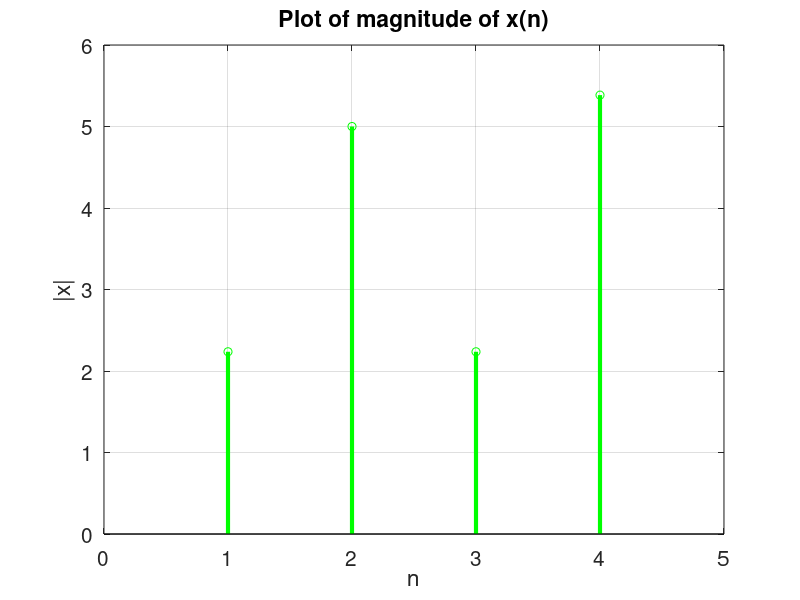
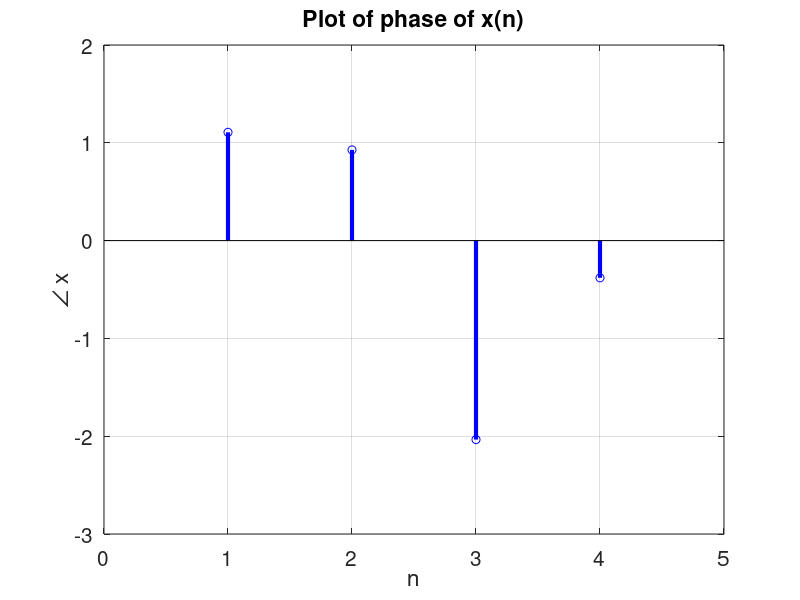

Reproduce these figures in MATLAB, in order. (Note: this script raises an error after producing the figures.)
% Discrete Time Signal Processing Lab 3
% Discrete Fourier  Transform
% MATLAB version R2018a
% Date : 09-02-2021

clc;
clear;
close all;

x = [1+2j,3+4j,-1-2j,5-2j];
N = length(x);

% Plotting the input signal
stem(abs(x),'g','LineWidth',3);
ax = gca();
title('Plot of magnitude of x(n)','FontSize',15);
xlabel('n','FontSize',15);
ylabel('|x|','FontSize',15);
set(ax,'xlim',[0 N+1],'fontsize',15);
grid on;
figure();

stem(angle(x),'b','LineWidth',3);
ax = gca();
title('Plot of phase of x(n)','FontSize',15);
xlabel('n','FontSize',15);
ylabel('\angle x','FontSize',15);
set(ax,'xlim',[0 N+1],'fontsize',15);
grid on;
figure();

% Calculating the DFT of the input signal
X = DFT(x,N);
disp('DFT of input signal : ');
disp(X);

% Plotting the DFT of input signal
stem(abs(X),'r','LineWidth',3);
ax = gca();
title('Plot of magnitude of X(k)','FontSize',15);
xlabel('n','FontSize',15);
ylabel('|X|','FontSize',15);
set(ax,'xlim',[0 N+1],'fontsize',15);
grid on;
figure();

stem(angle(X),'b','LineWidth',3);
ax = gca();
title('Plot of phase of X(k)','FontSize',15);
xlabel('n','FontSize',15);
ylabel('\angle X','FontSize',15);
set(ax,'xlim',[0 N+1],'fontsize',15);
grid on;
figure();

% Calculating the IDFT of the spectrum
x_ = IDFT(X,N);
disp('Retrieved signal after IDFT : ');
disp(x_);

% Adding zeros at alternate indices and calculating DFT
x_alt = reshape([x; zeros(size(x))],[],1);
X = DFT(x_alt,length(x_alt));
disp('DFT of x with alternate zeros : ');
disp(X);

% Plotting the DFT of input signal
stem(abs(X),'r','LineWidth',3);
ax = gca();
title('Plot of magnitude of X(k) with alternate zeros','FontSize',15);
xlabel('n','FontSize',15);
ylabel('|X|','FontSize',15);
set(ax,'xlim',[0 length(X)+1],'fontsize',15);
grid on;
figure();

stem(angle(X),'b','LineWidth',3);
ax = gca();
title('Plot of phase of X(k) with alternate zeros','FontSize',15);
xlabel('n','FontSize',15);
ylabel('\angle X','FontSize',15);
set(ax,'xlim',[0 length(X)+1],'fontsize',15);
grid on;
figure();

% Appending zeros to the input signal and calculating DFT
zeros_n = 4;
x_ = [x, zeros(1,zeros_n)];
X = DFT(x_,length(x_));
disp('DFT of x with zeros appended at the end : ');
disp(X);

% Plotting the DFT of input signal
stem(abs(X),'r','LineWidth',3);
ax = gca();
title('Plot of magnitude of X(k) with zeros appended','FontSize',15);
xlabel('n','FontSize',15);
ylabel('|X|','FontSize',15);
set(ax,'xlim',[0 length(X)+1],'fontsize',15);
grid on;
figure();

stem(angle(X),'b','LineWidth',3);
ax = gca();
title('Plot of phase of X(k) with zeros appended','FontSize',15);
xlabel('n','FontSize',15);
ylabel('\angle X','FontSize',15);
set(ax,'xlim',[0 length(X)+1],'fontsize',15);
grid on;

% Function to implement Discrete Fourier Transform
function X = DFT(x,N)
    X = zeros(1,N);
    for k=0:N-1
        for j=0:N-1
            X(k+1) = X(k+1)+ x(j+1)*(cos(2*pi*k*j/N)-sin(2*pi*k*j/N)*1i);
        end
    end 
end

% Function to implement Inverse Discrete Fourier Transform
function x = IDFT(X,N)
    x = zeros(1,N);
    for k=0:N-1
        for j=0:N-1
            x(k+1) = x(k+1)+ X(j+1)*(cos(2*pi*k*j/N)+sin(2*pi*k*j/N)*1i);
        end
        x(k+1) = x(k+1)/N;
    end
end
    
